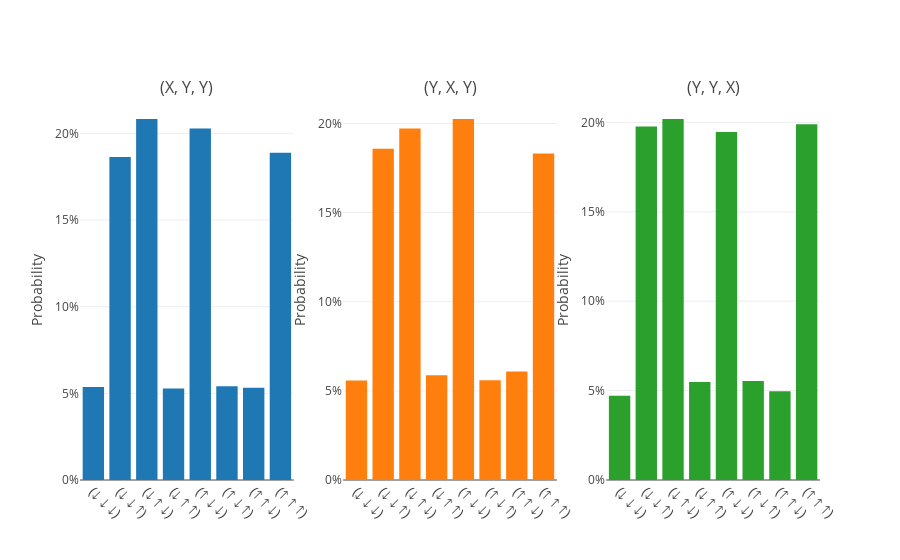

Notebook code cell kept with this figure:
### Markdown cell above
We get one of four possible results.  Either all of the qubits are in the $\downarrow$ state or exactly one of them is.  If we think about the down state corresponding to -1 and the up state to +1 then this means that the only results we see are where

$$
X_1 X_2 X_3 = -1
$$

is true.

### Measuring one X and two Y

What about measuring one qubit along the X axis and the other along Y?  We can try all possible combinations:

### Code cell
two_x_one_y = [
    ['X' if j == i else 'Y' for j in range(len(qubits))]
    for i in range(len(qubits))
]
two_x_one_y_results = do_measurements(qubits, two_x_one_y)
plot_results(two_x_one_y_results)

### Figure 1 — Plotly figure (JSON) as saved in the notebook; plotly's stock layout.template omitted (floating-point values rounded to 4 significant figures)
{"data": [{"showlegend": false, "type": "bar", "x": ["(↓ ↓ ↓)", "(↓ ↓ ↑)", "(↓ ↑ ↓)", "(↓ ↑ ↑)", "(↑ ↓ ↓)", "(↑ ↓ ↑)", "(↑ ↑ ↓)", "(↑ ↑ ↑)"], "xaxis": "x", "y": [0.0536, 0.1864, 0.2083, 0.0528, 0.2028, 0.0541, 0.0532, 0.1888], "yaxis": "y"}, {"showlegend": false, "type": "bar", "x": ["(↓ ↓ ↓)", "(↓ ↓ ↑)", "(↓ ↑ ↓)", "(↓ ↑ ↑)", "(↑ ↓ ↓)", "(↑ ↓ ↑)", "(↑ ↑ ↓)", "(↑ ↑ ↑)"], "xaxis": "x2", "y": [0.0558, 0.1858, 0.1972, 0.0588, 0.2025, 0.0559, 0.0609, 0.1831], "yaxis": "y2"}, {"showlegend": false, "type": "bar", "x": ["(↓ ↓ ↓)", "(↓ ↓ ↑)", "(↓ ↑ ↓)", "(↓ ↑ ↑)", "(↑ ↓ ↓)", "(↑ ↓ ↑)", "(↑ ↑ ↓)", "(↑ ↑ ↑)"], "xaxis": "x3", "y": [0.0471, 0.1977, 0.2019, 0.0548, 0.1946, 0.0553, 0.0496, 0.199], "yaxis": "y3"}], "layout": {"annotations": [{"font": {"size": 16}, "showarrow": false, "text": "(X, Y, Y)", "x": 0.1444, "xanchor": "center", "xref": "paper", "y": 1, "yanchor": "bottom", "yref": "paper"}, {"font": {"size": 16}, "showarrow": false, "text": "(Y, X, Y)", "x": 0.5, "xanchor": "center", "xref": "paper", "y": 1, "yanchor": "bottom", "yref": "paper"}, {"font": {"size": 16}, "showarrow": false, "text": "(Y, Y, X)", "x": 0.8556, "xanchor": "center", "xref": "paper", "y": 1, "yanchor": "bottom", "yref": "paper"}], "autosize": true, "xaxis": {"anchor": "y", "autorange": true, "domain": [0, 0.2889], "range": [-0.5, 7.5], "tickangle": 45, "tickfont": {"size": 14}, "type": "category"}, "xaxis2": {"anchor": "y2", "autorange": true, "domain": [0.3556, 0.6444], "range": [-0.5, 7.5], "tickangle": 45, "tickfont": {"size": 14}, "type": "category"}, "xaxis3": {"anchor": "y3", "autorange": true, "domain": [0.7111, 1], "range": [-0.5, 7.5], "tickangle": 45, "tickfont": {"size": 14}, "type": "category"}, "yaxis": {"anchor": "x", "autorange": true, "domain": [0, 1], "range": [0, 0.2193], "tickformat": ".0%", "title": {"text": "Probability"}, "type": "linear"}, "yaxis2": {"anchor": "x2", "autorange": true, "domain": [0, 1], "range": [0, 0.2132], "tickformat": ".0%", "title": {"text": "Probability"}, "type": "linear"}, "yaxis3": {"anchor": "x3", "autorange": true, "domain": [0, 1], "range": [0, 0.2125], "tickformat": ".0%", "title": {"text": "Probability"}, "type": "linear"}}}
